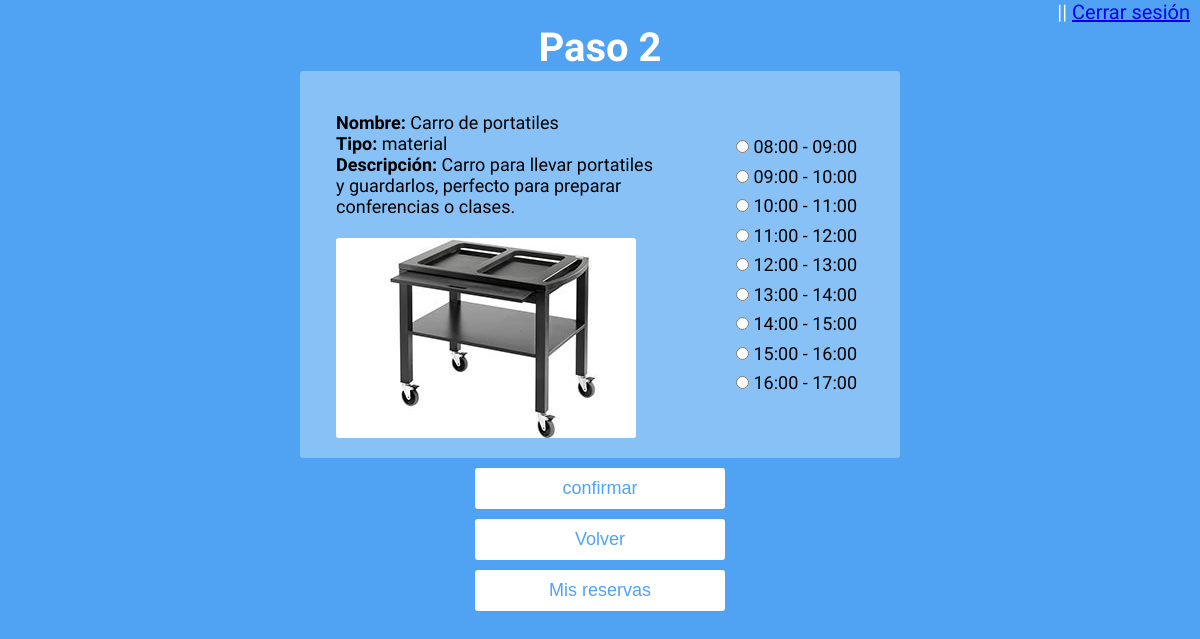
The app's page /busqueda.php?alua=1 with its own data.
### tables this page shows
CREATE TABLE IF NOT EXISTS `tbl_recurs` (
`id_recurs` int(11) NOT NULL,
  `nom_recurs` varchar(35) NOT NULL,
  `desc_recurs` varchar(100) NOT NULL,
  `img_recurs` varchar(35) NOT NULL,
  `id_tipus` int(11) NOT NULL
);

CREATE TABLE IF NOT EXISTS `tbl_tipus` (
	`id_tipus` int(11) NOT NULL,
	`nom_tipus` varchar(55) NOT NULL,
	`tipus_recurs` varchar(55) NOT NULL
);

### busqueda.php (the view, shortened to what this page needs)
<?php
include('session.php');
$con = mysqli_connect('localhost', 'root', '', 'bd_project03');
?>
<html>
		<head>
        <link rel="stylesheet" href="css/style.css">
        </head>
        <body>
           <div class="fondo">
                <header>
                       <p class="username"><?php echo $login_session; ?> ||  <a href="index.php">Cerrar sesión</a></p>
                        <h1>Paso 2</H1>
                </header>
        	     <section class="formulario">
        	     <form action="reservar.php">
                        <p>
                        <div class="busqueda">
                        <?php
							$sql = "SELECT tbl_recurs.*, tbl_tipus.* FROM tbl_tipus INNER JOIN tbl_recurs ON tbl_recurs.id_tipus = tbl_tipus.id_tipus ";
							if(isset($_REQUEST['alua'])) {
								$aulas = $_REQUEST['alua'];
								$sql.= "WHERE tbl_recurs.id_recurs='$aulas' ";
							}
							if(isset($_REQUEST['alua'])){
							$datos = mysqli_query($con, $sql);
										while($prod = mysqli_fetch_array($datos))
										{
											echo "<br/><b class='negrita'>Nombre:</b> $prod[nom_recurs]<br/>";
											echo "<b class='negrita'>Tipo:</b> $prod[nom_tipus]<br/>";
											echo "<b class='negrita'>Descripción:</b> $prod[desc_recurs]<br><br>";
											$fichero="img/$prod[img_recurs]";
											if(file_exists($fichero))
											{
												echo "<img class='imag' src='$fichero'><br/>";
											} else
											{
												echo "<img class='imag' src='img/no_disponible.jpg'><br/>";
											}
										}
							}
						?>
						</div>
						<div class="horas">
							<form action="reservar.php?id_recurs=$aulas" method="GET">
							<?php
								if($_REQUEST['alua']>0){
									for ($i = 8; $i <= 16; $i++){
										$ya=0;
										$a=$i+1;
										if($a<10){
											if($ya==1){
												echo "<p class='ya'>0$i:00 - 0$a:00</p>";
											}
											else{
												echo "<p><input id='poco' type='radio' name='horas' value='$i'> 0$i:00 - 0$a:00</p>";
											}
										}
										else{
											if($a<11){
												if($ya==1){
													echo "<p class='ya'>0$i:00 - $a:00</p>";
												}
												else{
													echo "<p><input id='poco' type='radio' name='horas' value='$i'> 0$i:00 - $a:00</p>";
												}
											}
											else{
												if($ya==1){
													echo "<p class='ya'>$i:00 - $a:00</p>";
												}
												else{
													echo "<p><input id='poco' type='radio' name='horas' value='$i'> $i:00 - $a:00</p>";
												}
											}
										}
									}
								}
							?>
						</div>
                        </p>
                </section>
                <button id="conf" class="form2" type='submit'>confirmar</button>
                <form action="form.php" id="botonform">
                <button class="form2" type="submit">Volver</button>
                </form>
                <form action="mis_reservas.php" id="botonform">
                <button class="form2" type="submit">Mis reservas</button>
                </form>
                <br/>
                </div>
        </body>
</html>

### css/style.css (style rules this page uses)
* { box-sizing: border-box; margin: 0; padding: 0; font-weight: 300; }
body { font-family: 'Source Sans Pro', sans-serif; color: white; font-weight: 300; }
.fondo { background: linear-gradient(to bottom right, #50A3f2 0%, #50A3f2 100%); height: auto; min-height: 100%; width: 100%; }
form { padding: 20px 0; position: relative; z-index: 2; }
form button { -webkit-appearance: none; -moz-appearance: none; appearance: none; outline: 0; background-color: white; border: 0; padding: 10px 15px; color: #50A3f2; border-radius: 3px; width: 250px; cursor: pointer; font-size: 18px; -webkit-transition-duration: 0.25s; transition-duration: 0.25s; }
header h1 { font-size: 40px; font-weight: bold; text-align: center; }
.formulario { padding-left: 3%; padding-right: 3%; width: 50%; margin-left: auto; margin-right: auto; color: black; border-radius: 3px; background-color: rgba(255, 254, 254, 0.32); font-size: 18px; }
.form2 { -webkit-appearance: none; -moz-appearance: none; appearance: none; outline: 0; background-color: white; border: 0; padding: 10px 15px; color: #50A3f2; border-radius: 3px; width: 250px; cursor: pointer; display: block; margin-right: auto; margin-left: auto; font-size: 18px; -webkit-transition-duration: 0.25s; transition-duration: 0.25s; }
.username { text-align: right; color: white; font-size: 20px; margin-right: 10px; }
#botonform { padding-top: 10px; padding-bottom: 0px; }
.imag { border-radius: 3px; }
.negrita { font-weight: bold; }
.horas { background-color: ; width: 250px; position: absolute; top: 65px; left: 400px; }
.busqueda { background-color: ; width: 320px; }
#poco { margin-bottom: 5%; }
#conf { margin-top: 10px; }

### records on screen
tbl_recurs: nom_recurs "Carro de portatiles", id_tipus.nom_tipus "material", desc_recurs "Carro para llevar portatiles y guardarlos, perfecto para preparar conferencias o clases.", img_recurs (picture)

### other values on screen
$a "9"
$a "10"
$a "11"
$a "12"
$a "13"
$a "14"
$a "15"
$a "16"
$a "17"
